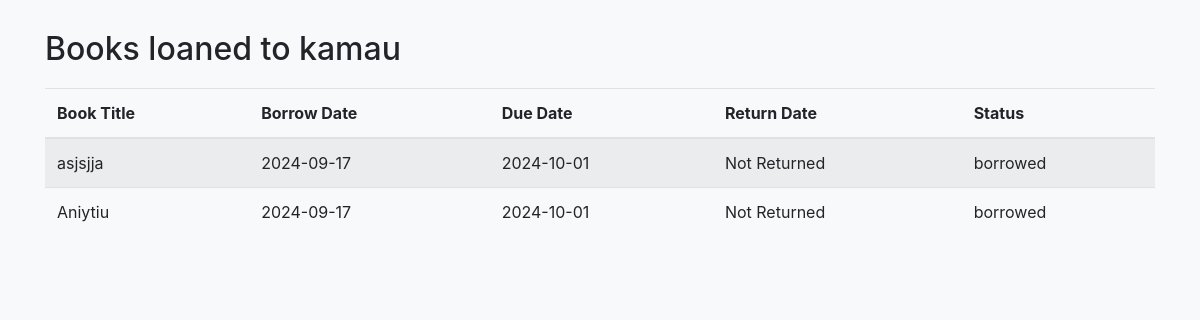
Page /librarian/member/1/loans on the earlier database version.
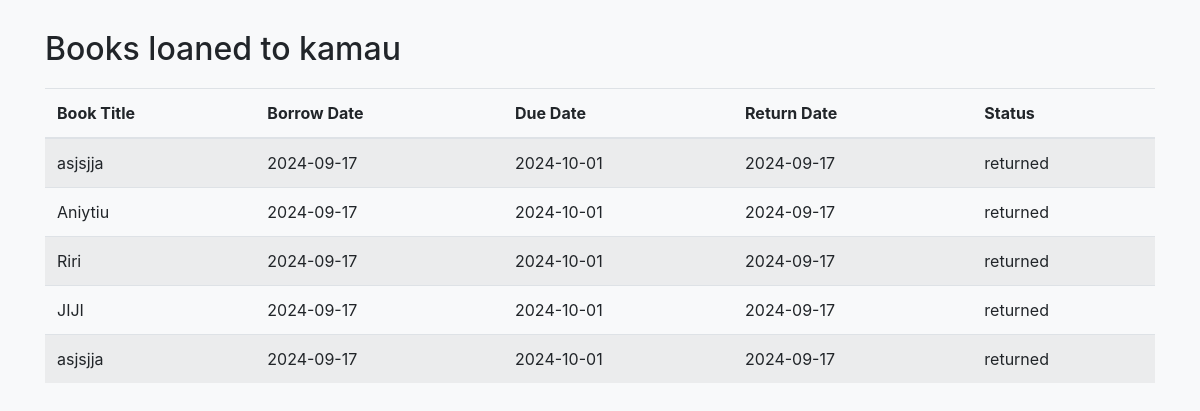
Same page on the later database version.
### models.py (models this page shows, shortened)
class Loan(db.Model):
    id = db.Column(db.Integer, primary_key=True)
    book_id = db.Column(db.Integer, db.ForeignKey('book.id'), nullable=False)
    member_id = db.Column(db.Integer, db.ForeignKey('member.id'), nullable=False)
    borrow_date = db.Column(db.DateTime, default=datetime.utcnow)
    return_date = db.Column(db.DateTime, nullable=True)
    due_date = db.Column(db.DateTime, default=lambda: datetime.utcnow() + timedelta(days=14))
    status = db.Column(db.String(50), default='borrowed')  # Options: 'borrowed', 'returned', 'overdue'
    book = db.relationship('Book', backref=db.backref('loans', lazy=True))

class Book(db.Model):
    id = db.Column(db.Integer, primary_key=True)
    picture = db.Column(db.String(120), nullable=True)
    title = db.Column(db.String(150), nullable=False)
    author = db.Column(db.String(100), nullable=False)
    isbn = db.Column(db.String(20), unique=True, nullable=False)
    genre = db.Column(db.String(50), nullable=True)
    description = db.Column(db.String(50), nullable=False)
    publication_year = db.Column(db.Integer)
    available_quantity = db.Column(db.Integer, default=1)
    total_quantity = db.Column(db.Integer, default=1)
    shelf = db.Column(db.String(100), nullable=False)

### app.py (the view)
@app.route('/librarian/member/<int:member_id>/loans')
def librarian_member_loans(member_id):
    member = Member.query.get_or_404(member_id)
    loans = Loan.query.filter_by(member_id=member_id).all()
    return render_template('librarian_member_loans.html', loans=loans, member=member)

### templates/librarian_member_loans.html (shortened to what this page needs)
<!DOCTYPE html>
<html lang="en">
<head>
    <link href="https://stackpath.bootstrapcdn.com/bootstrap/4.5.2/css/bootstrap.min.css" rel="stylesheet">
</head>
<body>
<div class="container">
    <h2>Books loaned to {{ member.username }}</h2>
    <table class="table table-striped">
        <thead>
            <tr>
                <th>Book Title</th>
                <th>Borrow Date</th>
                <th>Due Date</th>
                <th>Return Date</th>
                <th>Status</th>
            </tr>
        </thead>
        <tbody>
            {% for loan in loans %}
            <tr class="{% if loan.status == 'overdue' %}table-danger{% endif %}">
                <td>{{ loan.book.title }}</td>
                <td>{{ loan.borrow_date.strftime('%Y-%m-%d') }}</td>
                <td>{{ loan.due_date.strftime('%Y-%m-%d') }}</td>
                <td>
                    {% if loan.return_date %}
                        {{ loan.return_date.strftime('%Y-%m-%d') }}
                    {% else %}
                        Not Returned
                    {% endif %}
                </td>
                <td>{{ loan.status }}</td>
            </tr>
            {% endfor %}
        </tbody>
    </table>
</div>
</body>
</html>

Differences in the rows shown:
changed Loan (number 1 of 5 on the later page): return_date (not shown) → "2024-09-17"; status "borrowed" → "returned"; no longer shows "Not Returned"
changed Loan "Aniytiu": return_date (not shown) → "2024-09-17"; status "borrowed" → "returned"; no longer shows "Not Returned"
added Loan: book "Riri", borrow_date "2024-09-17", due_date "2024-10-01", return_date "2024-09-17", status "returned"
added Loan: book "JIJI", borrow_date "2024-09-17", due_date "2024-10-01", return_date "2024-09-17", status "returned"
added Loan: book "asjsjja", borrow_date "2024-09-17", due_date "2024-10-01", return_date "2024-09-17", status "returned"
